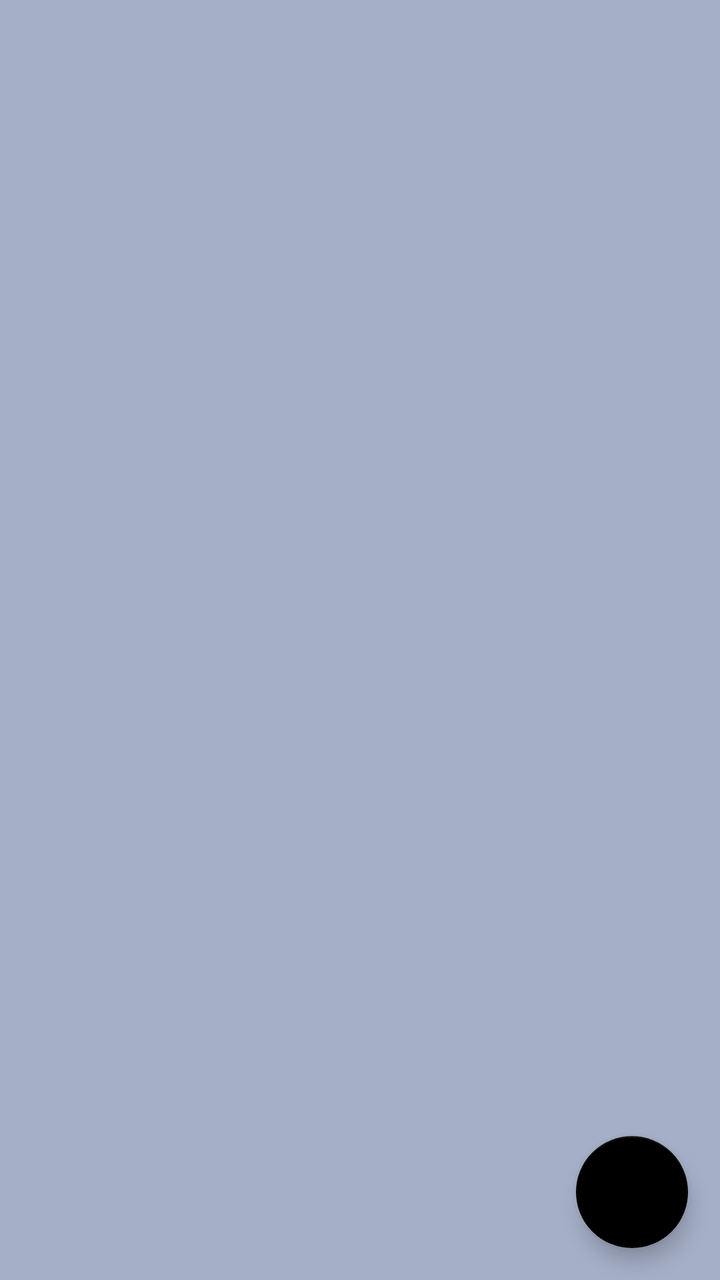
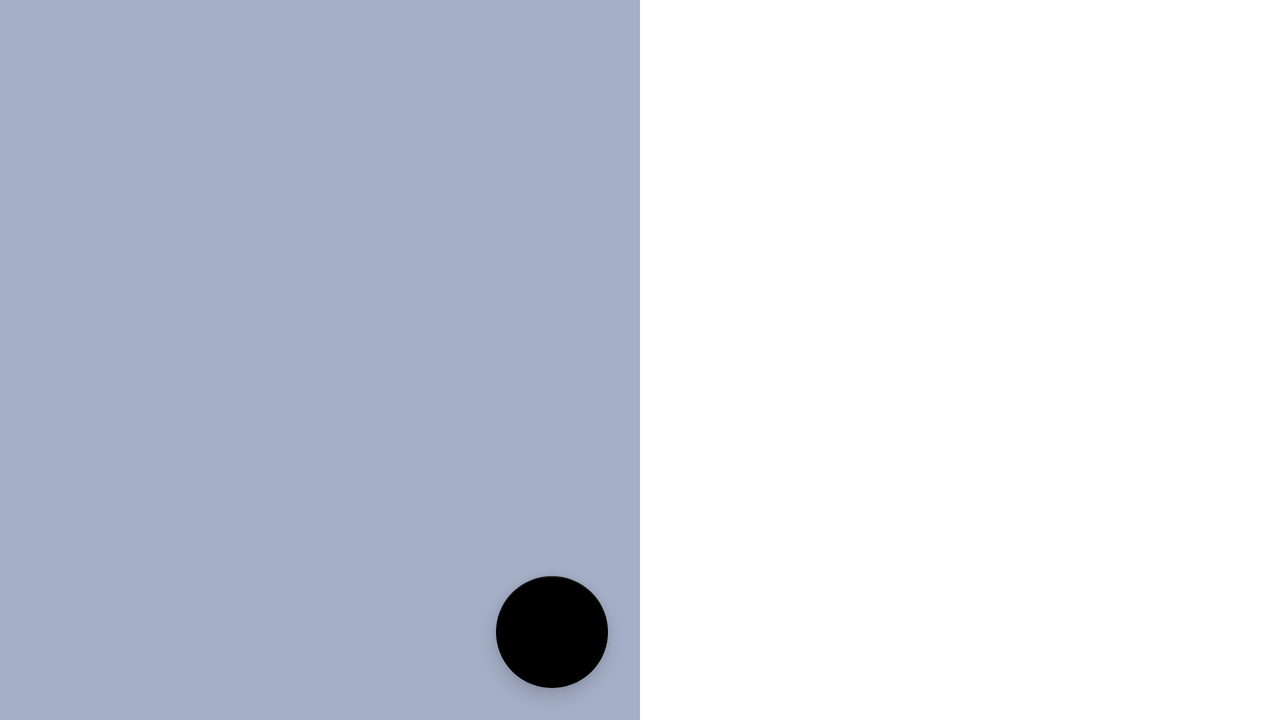

An Android layout and its configuration variant, each rendered on a device that would load it. The default file and the variant file are quoted in full after the pictures.
<!-- AndroidManifest.xml: application theme Theme.ShoppingList -->
<!-- res/layout/activity_main.xml -->
<?xml version="1.0" encoding="utf-8"?>
<layout>

    <androidx.constraintlayout.widget.ConstraintLayout xmlns:android="http://schemas.android.com/apk/res/android"
        xmlns:app="http://schemas.android.com/apk/res-auto"
        xmlns:tools="http://schemas.android.com/tools"
        android:layout_width="match_parent"
        android:layout_height="match_parent"
        tools:context=".presentation.MainActivity">

        <androidx.recyclerview.widget.RecyclerView
            android:id="@+id/rv_shop_list"
            android:layout_width="@dimen/recyclerView_width"
            android:layout_height="@dimen/recyclerView_height"
            android:background="@color/background"
            app:layoutManager="androidx.recyclerview.widget.LinearLayoutManager"
            app:layout_constraintBottom_toBottomOf="parent"
            app:layout_constraintEnd_toEndOf="parent"
            app:layout_constraintStart_toStartOf="parent"
            app:layout_constraintTop_toTopOf="parent"
            tools:listitem="@layout/item_shop_enabled" />

        <com.google.android.material.floatingactionbutton.FloatingActionButton
            android:id="@+id/button_add_shop_item"
            android:layout_width="wrap_content"
            android:layout_height="wrap_content"
            android:layout_marginEnd="@dimen/float_bt_marginEnd"
            android:layout_marginBottom="@dimen/float_bt_marginBottom"
            android:clickable="true"
            android:contentDescription="@string/add_shop_item_content_description"
            android:focusable="true"
            app:layout_constraintBottom_toBottomOf="parent"
            app:layout_constraintEnd_toEndOf="parent"
            app:srcCompat="@drawable/ic_add" />

    </androidx.constraintlayout.widget.ConstraintLayout>
</layout>
<!-- resources referenced by this layout -->
<resources>
  <color name="background">#9E6E7EA5</color>
  <dimen name="float_bt_marginBottom">16dp</dimen>
  <dimen name="float_bt_marginEnd">16dp</dimen>
  <dimen name="recyclerView_height">0dp</dimen>
  <dimen name="recyclerView_width">0dp</dimen>
  <string name="add_shop_item_content_description">Add new shop item</string>
  <style name="Theme.ShoppingList" parent="Theme.MaterialComponents.DayNight.NoActionBar">
          
          <item name="colorPrimary">@color/black</item>
          <item name="colorPrimaryVariant">@color/purple_700</item>
          <item name="colorOnPrimary">@color/white</item>
          
          <item name="colorSecondary">@color/black</item>
          <item name="colorSecondaryVariant">@color/teal_700</item>
          <item name="colorOnSecondary">@color/white</item>
          
          <item name="android:statusBarColor">@color/card_view_background_enabled</item>
          
  
      </style>
  <color name="black">#FF000000</color>
  <color name="purple_700">#FF3700B3</color>
  <color name="white">#FFFFFFFF</color>
  <color name="teal_700">#FF018786</color>
  <color name="card_view_background_enabled">#0047F4</color>
</resources>
<!-- res/layout-land/activity_main.xml (the repository's variant of the layout above) -->
<!-- drawn on the phone turned sideways -->
<?xml version="1.0" encoding="utf-8"?>
<layout>

    <androidx.constraintlayout.widget.ConstraintLayout xmlns:android="http://schemas.android.com/apk/res/android"
        xmlns:app="http://schemas.android.com/apk/res-auto"
        xmlns:tools="http://schemas.android.com/tools"
        android:layout_width="match_parent"
        android:layout_height="match_parent"
        tools:context=".presentation.MainActivity">

        <androidx.recyclerview.widget.RecyclerView
            android:id="@+id/rv_shop_list"
            android:layout_width="@dimen/recyclerView_width"
            android:layout_height="@dimen/recyclerView_height"
            android:background="@color/background"
            app:layoutManager="androidx.recyclerview.widget.LinearLayoutManager"
            app:layout_constraintBottom_toBottomOf="parent"
            app:layout_constraintEnd_toEndOf="@id/guideline_middle"
            app:layout_constraintStart_toStartOf="parent"
            app:layout_constraintTop_toTopOf="parent"
            tools:listitem="@layout/item_shop_enabled" />

        <com.google.android.material.floatingactionbutton.FloatingActionButton
            android:id="@+id/button_add_shop_item"
            android:layout_width="wrap_content"
            android:layout_height="wrap_content"
            android:layout_marginEnd="@dimen/float_bt_marginEnd"
            android:layout_marginBottom="@dimen/float_bt_marginBottom"
            android:clickable="true"
            android:contentDescription="@string/add_shop_item_content_description"
            android:focusable="true"
            app:layout_constraintBottom_toBottomOf="parent"
            app:layout_constraintEnd_toEndOf="@id/guideline_middle"
            app:srcCompat="@drawable/ic_add" />

        <androidx.constraintlayout.widget.Guideline
            android:id="@+id/guideline_middle"
            android:layout_width="wrap_content"
            android:layout_height="wrap_content"
            android:orientation="vertical"
            app:layout_constraintGuide_percent="0.5" />

        <androidx.fragment.app.FragmentContainerView
            android:id="@+id/shop_item_container"
            android:layout_width="0dp"
            android:layout_height="match_parent"
            app:layout_constraintEnd_toEndOf="parent"
            app:layout_constraintStart_toStartOf="@id/guideline_middle" />

    </androidx.constraintlayout.widget.ConstraintLayout>
</layout>
